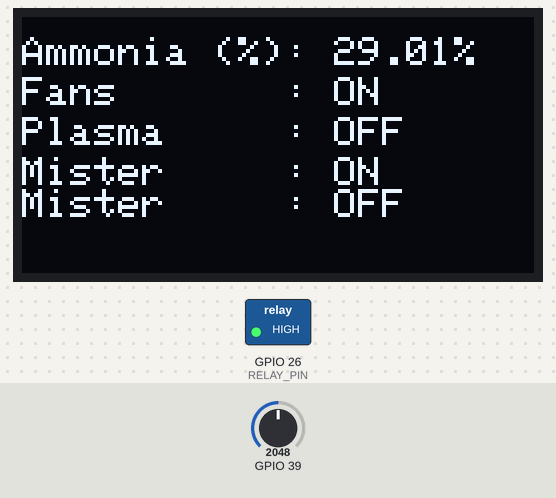
Simulated run of this sketch. Board: ESP32. Parts: 128×64 one-colour display, switched loads named in the sketch (green lamp = pin HIGH). The inputs (shaded band) are chosen by the test bench; at power-on: GPIO 39 = 2048. What the sketch prints to the serial monitor is not drawn.

Above: at 1.2 s.
1.3 s: GPIO 39 set to 2866
At 2.0 s:
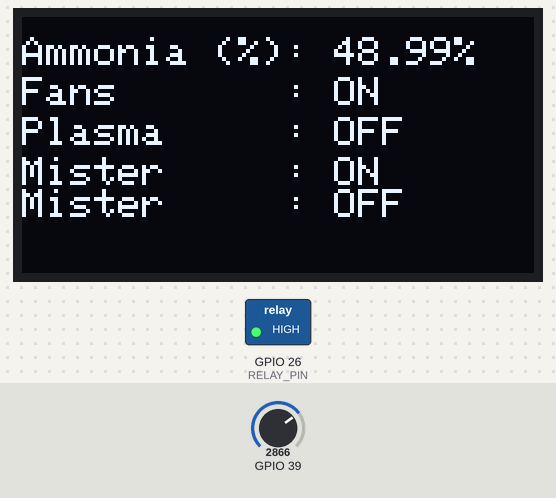
2.9 s: GPIO 39 set to 3603
At 5.7 s:
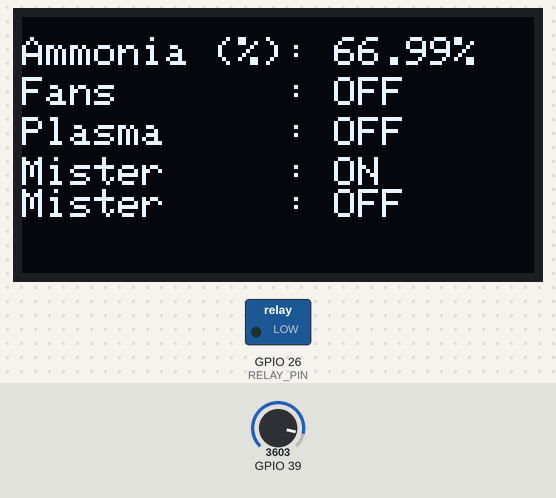
5.9 s: GPIO 39 set to 4095
At 6.5 s:
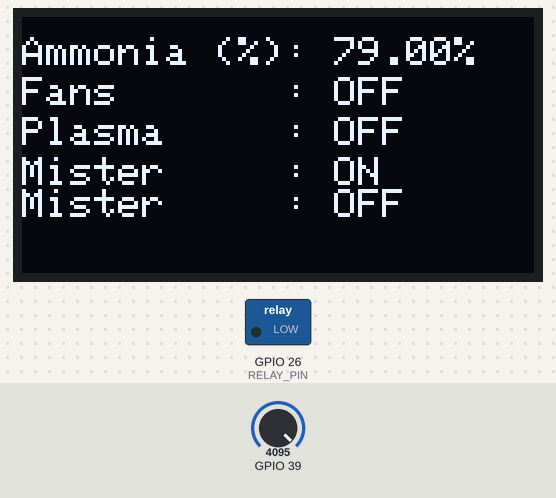
Timing chart, 0 to 11.6 s (numbered marks = the images above; inputs shaded):
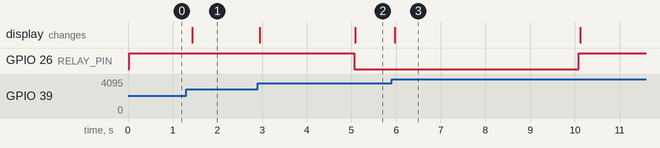

The sketch:

alpha_code.ino
```cpp
/*
  CODE AUTHOR: Jorge De Los Santos Razo, Claudia Becerril Hernandez
  Date: 8/14/25
  WHAT CODE DOES: It combiines the code for the MQ137, and cooling fans and displays when the status of the fans (whether they're ON or OFF)
  and the ammonia reading percentage


*/


#include <Adafruit_GFX.h>
#include <Adafruit_SSD1306.h>
#include <Wire.h>

#define SCREEN_WIDTH 128 // OLED display width, in pixels
#define SCREEN_HEIGHT 64 // OLED display height, in pixels
#define OLED_RESET     -1 // Reset pin # (or -1 if sharing Arduino reset pin)
#define SCREEN_ADDRESS 0x3D ///< See datasheet for Address; 0x3D for 128x64, 0x3C for 128x32
Adafruit_SSD1306 display(SCREEN_WIDTH, SCREEN_HEIGHT, &Wire, OLED_RESET);

#define ADC_RES 4095
#define MQ137 A3

#define RELAY_PIN 26


void DisplayAmmoniaPercentage();
float AmmoniaPercentage();
void FansAndRelay();


unsigned long lastToggleTime = 0;
bool relay_on = false;


void setup() {
  Serial.begin(115200);
  display.begin(SSD1306_SWITCHCAPVCC, SCREEN_ADDRESS);
  display.clearDisplay();

  pinMode(RELAY_PIN, OUTPUT);
  digitalWrite(RELAY_PIN, HIGH);
  Serial.println("ESP32 Relay Controller Initialized");
}

void loop() {
  FansAndRelay();
  DisplayAmmoniaPercentage();

}

float AmmoniaPercentage(){
  float raw_analog_value = analogRead(A3);
  float ammonia_percentage = (raw_analog_value / (float)ADC_RES) * 100.0;
  return ammonia_percentage-21;
}

void DisplayAmmoniaPercentage(){
  display.clearDisplay();
  display.setTextColor(SSD1306_WHITE); // Draw white text
  display.cp437(true);

  display.setTextSize(1);
  display.setCursor(0, 5);     // Start at top-left corner is (0,0). Note: format is in (x,y)
  display.print("Ammonia (%): ");
  display.print(AmmoniaPercentage());
  display.println("%");

  display.setTextSize(1);

  display.setCursor(0,15);
  if(!relay_on){
    display.println("Fans       : ON");
  } else {
    display.println("Fans       : OFF");
  }

  display.setCursor(0,25);
  display.println("Plasma     : OFF");

  display.setCursor(0,35);
  display.println("Mister     : ON");
  display.println("Mister     : OFF");


  display.display();
  delay(100);
}

void FansAndRelay(){

  unsigned long currentMillis = millis();
  if (currentMillis - lastToggleTime >= 5000) { // every 5 seconds
    relay_on = !relay_on;
    digitalWrite(RELAY_PIN, relay_on ? LOW : HIGH); // active LOW
    lastToggleTime = currentMillis;
  }

}
```

Measured:
- after the input at 1.3 s, the display: changes after 0.14 s (image 1)
- after the input at 2.9 s, the display: first changes after 0.05 s (image 2 shows a later state)
- after the input at 5.9 s, the display: changes after 0.07 s (image 3)
